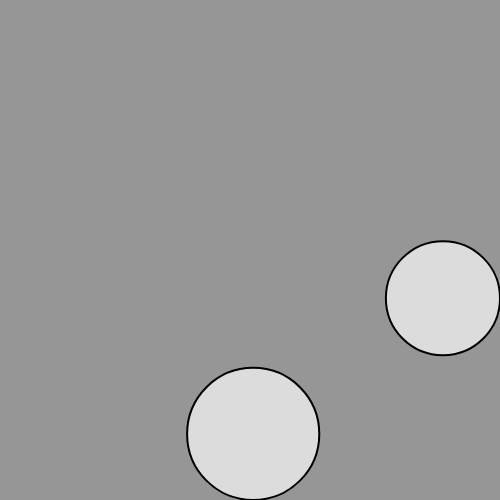
Frame 1 (no input)
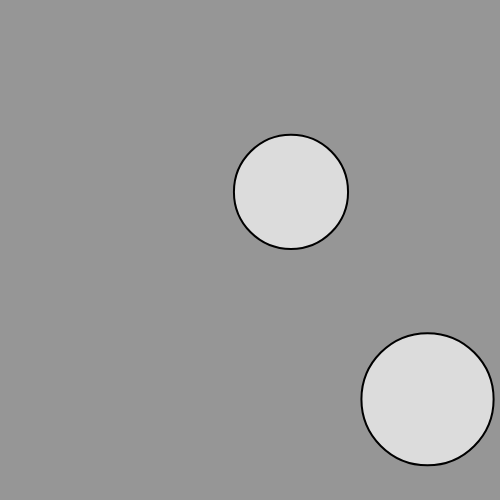
Frame 60 (no input)
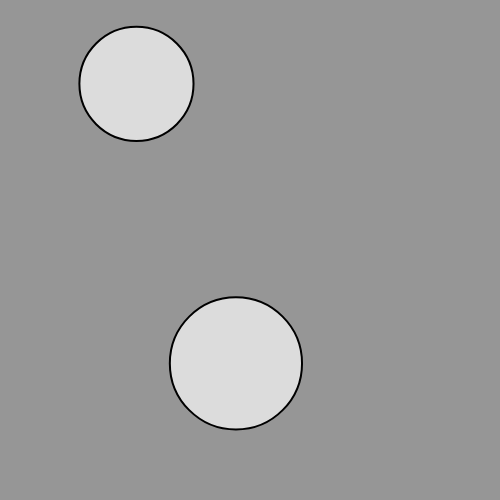
Frame 120 (the mouse pressed at the canvas centre since frame 60)

The p5.js sketch that drew these frames (run headless with seeded random() and noise() and a simulated clock; from frame 60 on, the mouse is pressed at the canvas centre):

// p5.js sketch
// ── sketch.js
let particleA;
let particleB;
let particleC;
let particleD;

function setup(){
  createCanvas(500,500);

  particleA = new Particle(500,300);
  particleB = new Particle(250,500);
}

function draw(){
  background(150);

  particleA.collide(particleB);

  particleA.updatePos();
  particleB.updatePos();

  particleA.checkEdge();
  particleB.checkEdge();

  particleA.show();
  particleB.show();
}

// ── partcle.js
class Particle{
    constructor(x,y){
      this.position = createVector(x,y);
      this.velocity = p5.Vector.random2D();
      this.velocity.mult(random(1,4));
      this.mass = random(1,6);
      this.r = sqrt(this.mass)*40;
    }
  
    updatePos(){
      this.position.add(this.velocity);
    }
  
    checkEdge(){
      if(this.position.x > width - this.r){
        this.position.x = height - this.r;
        this.velocity.x *= -1;
      }else if(this.position.x < this.r){
        this.position.x = this.r;
        this.velocity.x *= -1;
      }
  
      if(this.position.y > height - this.r){
        this.position.y = height - this.r;
        this.velocity.y *= -1;
      }else if(this.position.y < this.r){
        this.position.y = this.r;
        this.velocity.y *= -1;
      }
    }

    show() {
        stroke(0);
        strokeWeight(2);
        fill(220);
        circle(this.position.x, this.position.y, this.r * 2);
      }
    
    collide(other){
        let d = this.position.dist(other.position);
        if(d < this.r + other.r){
            let sum = this.mass + other.mass;
            let impact = p5.Vector.sub(other.position,this.position);
            let velDiff = p5.Vector.sub(other.velocity,this.velocity);
            
            let numerA = 2*other.mass * velDiff.dot(impact);
            let denom = sum*d*d;
            let vPrimeA = impact.copy();
            vPrimeA.mult(numerA/denom);
            this.velocity.add(vPrimeA);
            
            velDiff.mult(-1);
            impact.mult(-1);
            let numerB = 2* this.mass * velDiff.dot(impact);
            let vPrimeB = impact.copy();
            vPrimeB.mult(numerB/denom);
            other.velocity.add(vPrimeB);
        }
      }
  }
  
